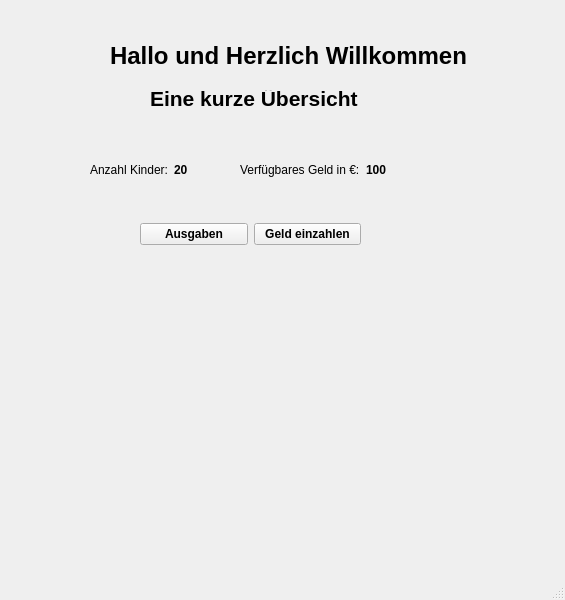
<?xml version="1.0" encoding="UTF-8"?>
<ui version="4.0">
 <class>MainWindow</class>
 <widget class="QMainWindow" name="MainWindow">
  <property name="geometry">
   <rect>
    <x>0</x>
    <y>0</y>
    <width>565</width>
    <height>600</height>
   </rect>
  </property>
  <property name="font">
   <font>
    <weight>75</weight>
    <bold>true</bold>
   </font>
  </property>
  <property name="windowTitle">
   <string>MainWindow</string>
  </property>
  <widget class="QWidget" name="centralwidget">
   <widget class="QLabel" name="label">
    <property name="geometry">
     <rect>
      <x>150</x>
      <y>90</y>
      <width>231</width>
      <height>17</height>
     </rect>
    </property>
    <property name="font">
     <font>
      <pointsize>16</pointsize>
      <weight>75</weight>
      <bold>true</bold>
     </font>
    </property>
    <property name="text">
     <string>Eine kurze Übersicht</string>
    </property>
   </widget>
   <widget class="QLabel" name="label_5">
    <property name="geometry">
     <rect>
      <x>110</x>
      <y>20</y>
      <width>371</width>
      <height>71</height>
     </rect>
    </property>
    <property name="font">
     <font>
      <pointsize>18</pointsize>
     </font>
    </property>
    <property name="text">
     <string>Hallo und Herzlich Willkommen</string>
    </property>
   </widget>
   <widget class="QWidget" name="">
    <property name="geometry">
     <rect>
      <x>90</x>
      <y>160</y>
      <width>125</width>
      <height>19</height>
     </rect>
    </property>
    <layout class="QHBoxLayout" name="horizontalLayout">
     <item>
      <widget class="QLabel" name="label_3">
       <property name="font">
        <font>
         <weight>50</weight>
         <bold>false</bold>
        </font>
       </property>
       <property name="text">
        <string>Anzahl Kinder:</string>
       </property>
      </widget>
     </item>
     <item>
      <widget class="QLabel" name="anzahl_children">
       <property name="font">
        <font>
         <weight>75</weight>
         <bold>true</bold>
        </font>
       </property>
       <property name="text">
        <string>20</string>
       </property>
      </widget>
     </item>
    </layout>
   </widget>
   <widget class="QWidget" name="">
    <property name="geometry">
     <rect>
      <x>240</x>
      <y>160</y>
      <width>185</width>
      <height>19</height>
     </rect>
    </property>
    <layout class="QHBoxLayout" name="horizontalLayout_2">
     <item>
      <widget class="QLabel" name="label_2">
       <property name="font">
        <font>
         <weight>50</weight>
         <bold>false</bold>
        </font>
       </property>
       <property name="text">
        <string>Verfügbares Geld in €:</string>
       </property>
      </widget>
     </item>
     <item>
      <widget class="QLabel" name="money_total">
       <property name="text">
        <string>100</string>
       </property>
      </widget>
     </item>
    </layout>
   </widget>
   <widget class="QWidget" name="">
    <property name="geometry">
     <rect>
      <x>140</x>
      <y>220</y>
      <width>221</width>
      <height>29</height>
     </rect>
    </property>
    <layout class="QHBoxLayout" name="horizontalLayout_3">
     <item>
      <widget class="QPushButton" name="money_out">
       <property name="text">
        <string>Ausgaben</string>
       </property>
      </widget>
     </item>
     <item>
      <widget class="QPushButton" name="money_in">
       <property name="text">
        <string>Geld einzahlen</string>
       </property>
      </widget>
     </item>
    </layout>
   </widget>
  </widget>
  <widget class="QMenuBar" name="menubar">
   <property name="geometry">
    <rect>
     <x>0</x>
     <y>0</y>
     <width>565</width>
     <height>25</height>
    </rect>
   </property>
  </widget>
  <widget class="QStatusBar" name="statusbar"/>
 </widget>
 <resources/>
 <connections/>
</ui>
